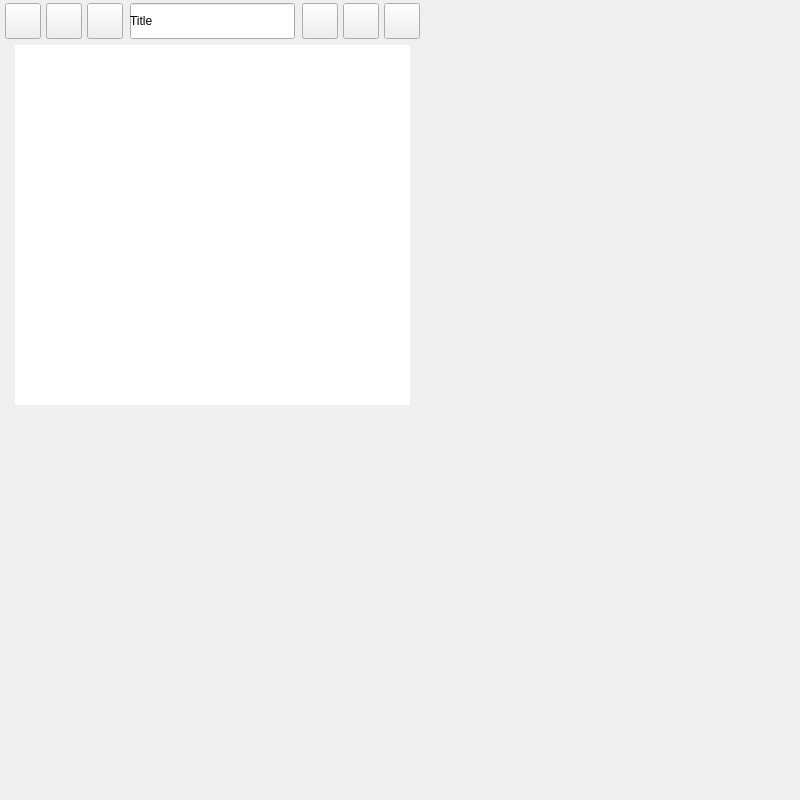
<?xml version="1.0" encoding="UTF-8"?>
<ui version="4.0">
 <class>StickyNote</class>
 <widget class="QMainWindow" name="StickyNote">
  <property name="geometry">
   <rect>
    <x>0</x>
    <y>0</y>
    <width>800</width>
    <height>800</height>
   </rect>
  </property>
  <property name="windowTitle">
   <string>StickyNote</string>
  </property>
  <widget class="QWidget" name="centralwidget">
   <widget class="QTextEdit" name="textEdit">
    <property name="geometry">
     <rect>
      <x>15</x>
      <y>45</y>
      <width>395</width>
      <height>360</height>
     </rect>
    </property>
    <property name="frameShape">
     <enum>QFrame::NoFrame</enum>
    </property>
   </widget>
   <widget class="QPushButton" name="addBtn">
    <property name="geometry">
     <rect>
      <x>5</x>
      <y>3</y>
      <width>36</width>
      <height>36</height>
     </rect>
    </property>
    <property name="text">
     <string/>
    </property>
   </widget>
   <widget class="QPushButton" name="topBtn">
    <property name="geometry">
     <rect>
      <x>46</x>
      <y>3</y>
      <width>36</width>
      <height>36</height>
     </rect>
    </property>
    <property name="text">
     <string/>
    </property>
   </widget>
   <widget class="QPushButton" name="editBtn">
    <property name="geometry">
     <rect>
      <x>87</x>
      <y>3</y>
      <width>36</width>
      <height>36</height>
     </rect>
    </property>
    <property name="text">
     <string/>
    </property>
   </widget>
   <widget class="QPushButton" name="minBtn">
    <property name="geometry">
     <rect>
      <x>302</x>
      <y>3</y>
      <width>36</width>
      <height>36</height>
     </rect>
    </property>
    <property name="text">
     <string/>
    </property>
   </widget>
   <widget class="QPushButton" name="settingBtn">
    <property name="geometry">
     <rect>
      <x>343</x>
      <y>3</y>
      <width>36</width>
      <height>36</height>
     </rect>
    </property>
    <property name="text">
     <string/>
    </property>
   </widget>
   <widget class="QPushButton" name="deleteBtn">
    <property name="geometry">
     <rect>
      <x>384</x>
      <y>3</y>
      <width>36</width>
      <height>36</height>
     </rect>
    </property>
    <property name="text">
     <string/>
    </property>
   </widget>
   <widget class="QLineEdit" name="lineEdit">
    <property name="geometry">
     <rect>
      <x>130</x>
      <y>3</y>
      <width>165</width>
      <height>36</height>
     </rect>
    </property>
   </widget>
   <widget class="QLabel" name="titleLabel">
    <property name="geometry">
     <rect>
      <x>130</x>
      <y>3</y>
      <width>165</width>
      <height>36</height>
     </rect>
    </property>
    <property name="text">
     <string>Title</string>
    </property>
   </widget>
  </widget>
 </widget>
 <resources/>
 <connections/>
</ui>
